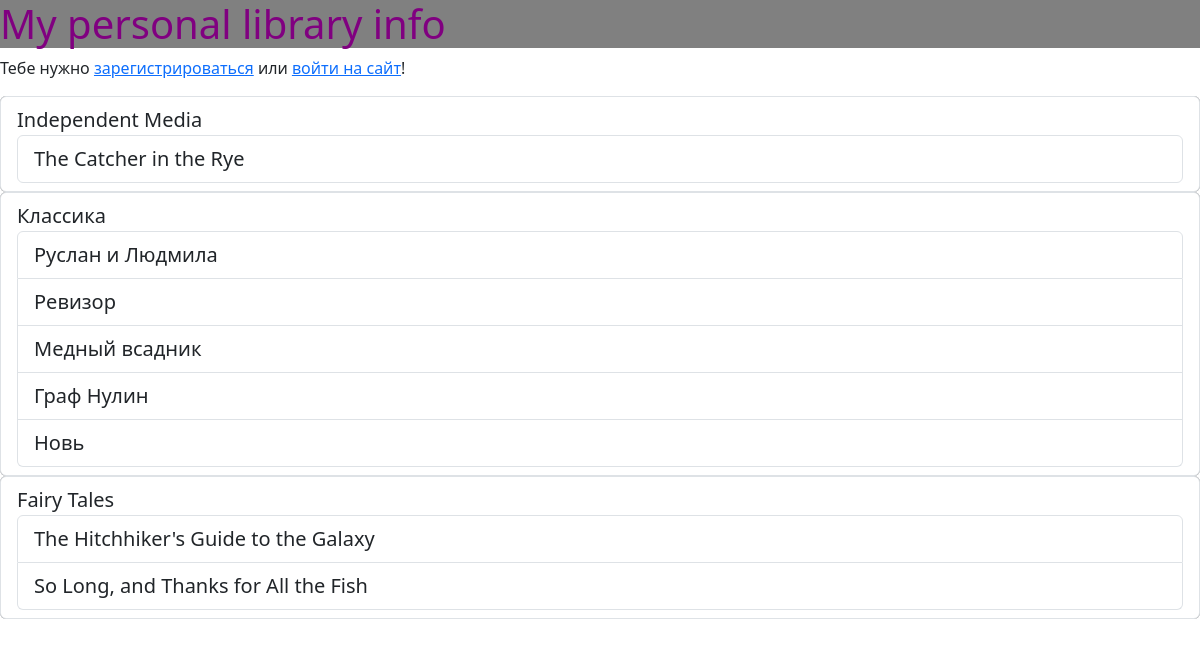
/publishers, run on the app's committed database.
### p_library/models.py (models this page shows, shortened)
class Publisher(models.Model):
    name = models.CharField(max_length=30)

class Book(models.Model):
    ISBN = models.CharField(max_length=13)
    title = models.TextField()
    description = models.TextField()
    year_release = models.SmallIntegerField()
    author = models.ForeignKey(Author, on_delete=models.CASCADE)
    copy_count = models.SmallIntegerField(default=1)
    price = models.DecimalField(max_digits=15, decimal_places=2)
    publisher = models.ForeignKey(Publisher, on_delete=models.SET_NULL, null=True, related_name='books')
    book_holder = models.ManyToManyField(Friend, through='BorrowedBook')
    picture = models.ImageField(upload_to='books_pic/%Y/%m/%d', blank=True, null=True)

### p_library/views.py (the view)
# urls.py: path('publishers', views.publishers),
def publishers(request):
    template = loader.get_template('publishers.html')
    publishers = Publisher.objects.all()
    publish_data = {
        "publishers": publishers
    }
    return render(request, 'publishers.html', publish_data)

### p_library/templates/publishers.html
{% extends 'base.html' %}
{% block content %}
{% for publisher in publishers %}
    <ul class="list-group custom">
        <li class="list-group-item">
            {{ publisher.name }}
            <ul class="list-group">
                {% for book in publisher.books.all %}
                    <li class="list-group-item"> {{ book.title }}</li>
                {% endfor %}
            </ul>
        </li>
    </ul>
{% endfor %}
{% endblock %}

### p_library/static/css/stylesheet.css (style rules this page uses)
.custom { color: purple; background: grey; font-size: 20px; }

### data on the page
Publisher: name "Independent Media"
Book: title "The Catcher in the Rye"
Publisher: name "Классика"
Book: title "Руслан и Людмила"
Book: title "Ревизор"
Book: title "Медный всадник"
Book: title "Граф Нулин"
Book: title "Новь"
Publisher: name "Fairy Tales"
Book: title "The Hitchhiker's Guide to the Galaxy"
Book: title "So Long, and Thanks for All the Fish"
